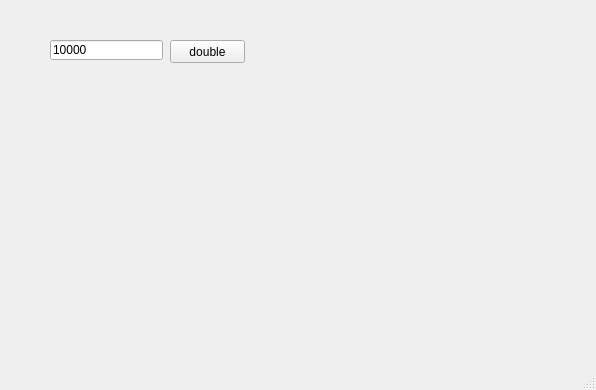
<?xml version="1.0" encoding="UTF-8"?>
<ui version="4.0">
 <class>MainWindow</class>
 <widget class="QMainWindow" name="MainWindow">
  <property name="geometry">
   <rect>
    <x>0</x>
    <y>0</y>
    <width>596</width>
    <height>390</height>
   </rect>
  </property>
  <property name="windowTitle">
   <string>MainWindow</string>
  </property>
  <widget class="QWidget" name="centralwidget">
   <widget class="QPushButton" name="pb">
    <property name="geometry">
     <rect>
      <x>170</x>
      <y>40</y>
      <width>75</width>
      <height>23</height>
     </rect>
    </property>
    <property name="text">
     <string>double</string>
    </property>
   </widget>
   <widget class="QLineEdit" name="le">
    <property name="geometry">
     <rect>
      <x>50</x>
      <y>40</y>
      <width>113</width>
      <height>20</height>
     </rect>
    </property>
    <property name="text">
     <string>10000</string>
    </property>
   </widget>
  </widget>
  <widget class="QStatusBar" name="statusbar"/>
 </widget>
 <resources/>
 <connections/>
</ui>
